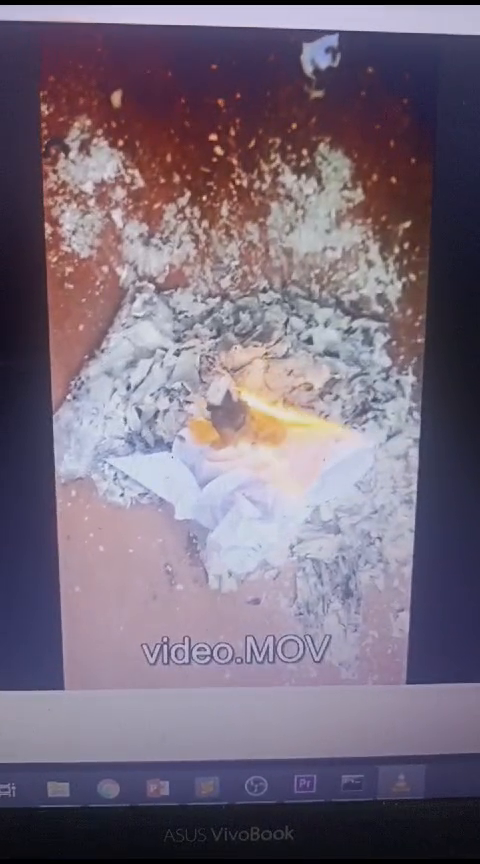
#> input picture frame 19 of firee.mp4, 480 x 864 px
$ jupyter execute 'fire detection using open cv.ipynb'
#> lines starting #> are read from the running program, lines starting #| are printed output that depends on the picture; after the words box and inside, x2 and y2 are one past the last pixel; in counts of white or black regions, pixels touching at a corner belong together
[cell 1]
import smtplib

[cell 2]
import cv2
import numpy as np
import playsound
import smtplib
Fire_Repoted=0
alarm_status=False
Email_Status=False
def play_audio():
    playsound.playsound("C:\\Users\\bussa\\Downloads\\17158-smoke_alarm.wav",True)
def send_mail():
    recipientEmail="varshabussa2@gmail.com"
    recipientEmail=recipientEmail.lower()
    try:
        server=smtplib.SMTP('smtp.gmail.com',587)
        server.ehlo()
        server.starttls()
        sever.login("21951a67h2@iare.ac.in",'varsha@2004')
        server.sendmail('21951a67h2@iare.ac.in',recipientEmail,"Fire acacident happend")
        print("sent to {}".format(recipientEmail))
        server.close()
    except Exception as e:
        print(e)
video=cv2.VideoCapture("firee.mp4")
while True:
    ret,frame=video.read()
#> frame is the input picture: shape (864, 480, 3); mean B, G, R 123.8, 107.8, 119.8
    if ret==False:
        break
    blur=cv2.GaussianBlur(frame,(15,15),0)
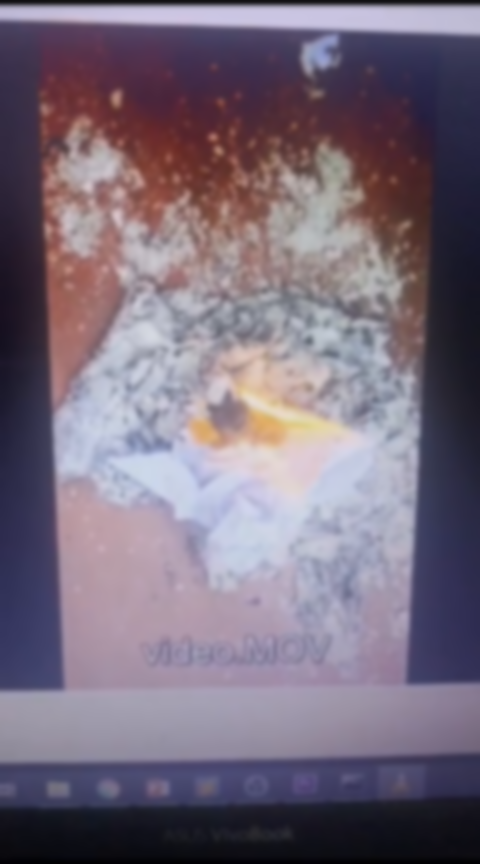
#> blur: shape (864, 480, 3); mean B, G, R 123.9, 107.8, 119.8
    hsv=cv2.cvtColor(blur,cv2.COLOR_BGR2HSV)
#> hsv: shape (864, 480, 3); mean H, S, V 115.5, 63.3, 132.5
    lower=[18,50,50]
    higher=[35,255,255]
    lower=np.array(lower,dtype='uint8')
    higher=np.array(higher,dtype='uint8')
    mask=cv2.inRange(hsv,lower,higher)
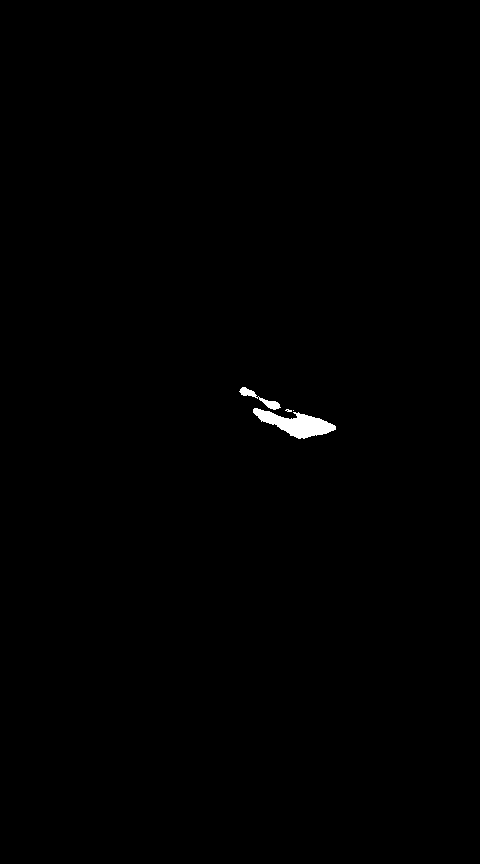
#> mask: shape (864, 480); 0.36% white; 4 white regions (2 under 20 px), largest, box (x1, y1, x2, y2) and area: (253, 408, 336, 439) 1220, (239, 387, 281, 410) 242
    output=cv2.bitwise_and(frame,hsv,mask=mask)
    total=cv2.countNonZero(mask)
#> total = 1477
    if int(total)>1500:
        Fire_Repoted+=1
        if Fire_Repoted>=1:
            if alarm_status==False:
                play_audio()
                alarm_status=True
            if Email_Status==False:
                send_mail()
                Email_Status=True
    cv2.imshow("output",output)
    if cv2.waitKey(1)&0xFF==ord('q'):
#> (key q is pressed here)
        break
cv2.destroyAllWindows()
video.release()

$ run again, starting later in the video
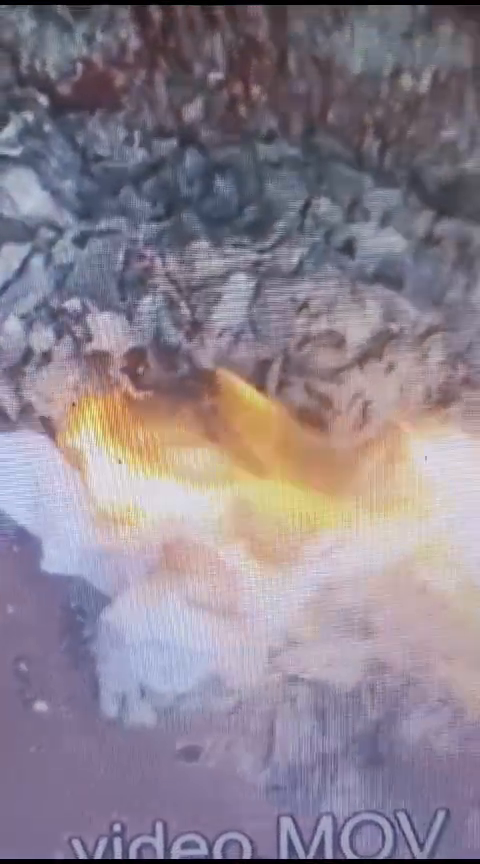
#> input picture frame 86 of firee.mp4, 480 x 864 px
#> frame is the input picture: shape (864, 480, 3); mean B, G, R 142.3, 130.4, 140.4
#> hsv: shape (864, 480, 3); mean H, S, V 115.2, 46.5, 152.8
#> `mask=cv2.inRange(hsv,lower,higher)`:
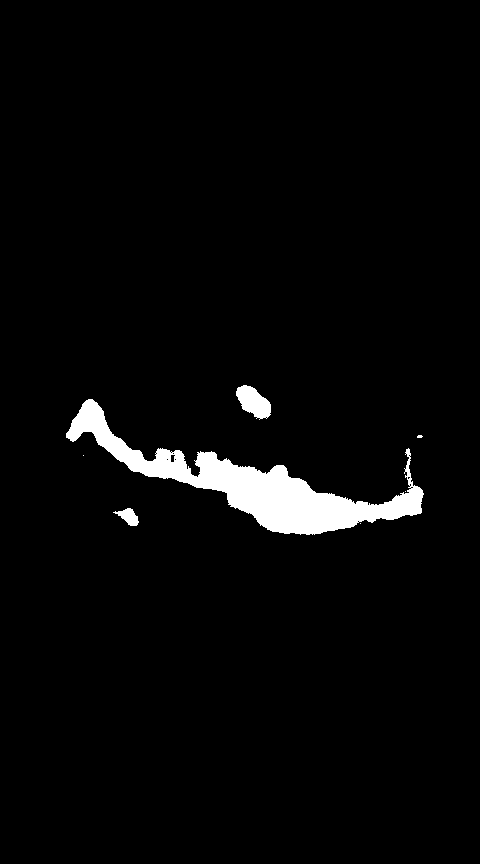
#> mask: shape (864, 480); 3.1% white; 7 white regions (4 under 20 px), largest, box (x1, y1, x2, y2) and area: (66, 399, 424, 535) 11815, (236, 385, 271, 420) 752, (113, 508, 139, 526) 244
#> `output=cv2.bitwise_and(frame,hsv,mask=mask)`:
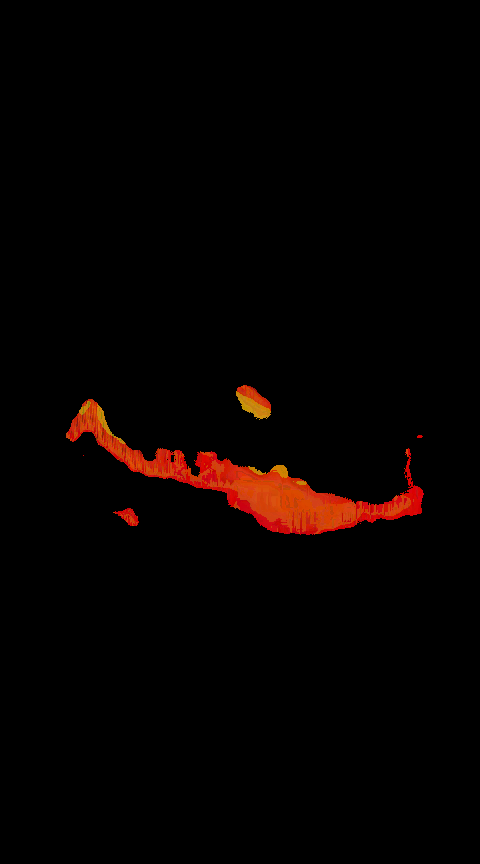
#> output: shape (864, 480, 3); mean B, G, R 0.3, 1.6, 6.4
#> total = 12829

$ run again, starting later in the video
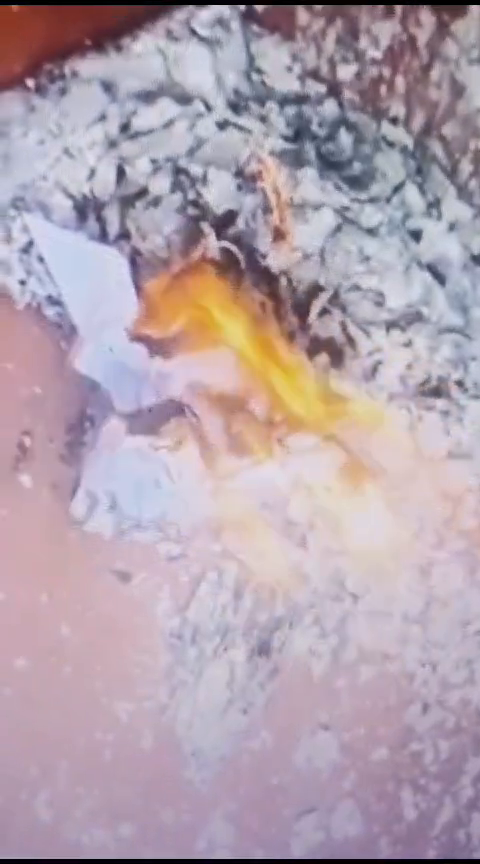
#> input picture frame 153 of firee.mp4, 480 x 864 px
#> frame is the input picture: shape (864, 480, 3); mean B, G, R 172.8, 161.8, 178.2
#> hsv: shape (864, 480, 3); mean H, S, V 126, 39, 185.1
#> `mask=cv2.inRange(hsv,lower,higher)`:
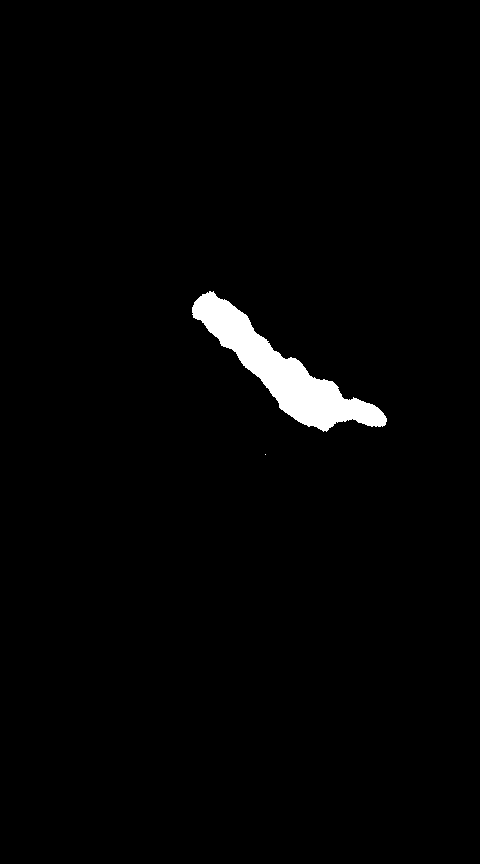
#> mask: shape (864, 480); 1.9% white; 2 white regions (1 under 20 px), largest, box (x1, y1, x2, y2) and area: (192, 291, 387, 432) 7831
#> total = 7832
